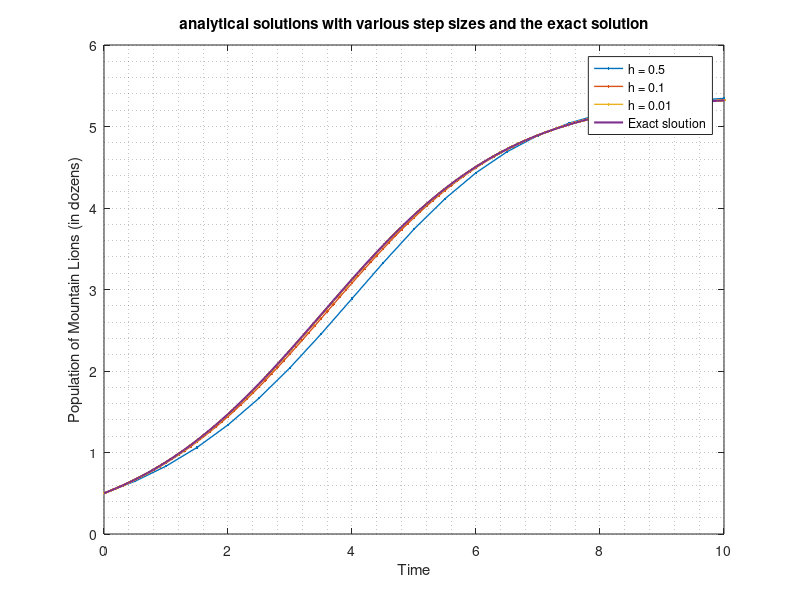
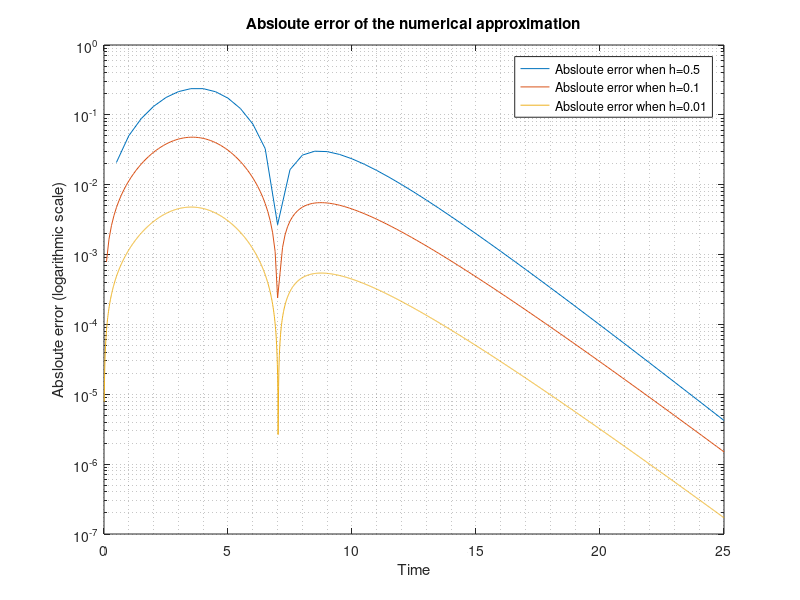
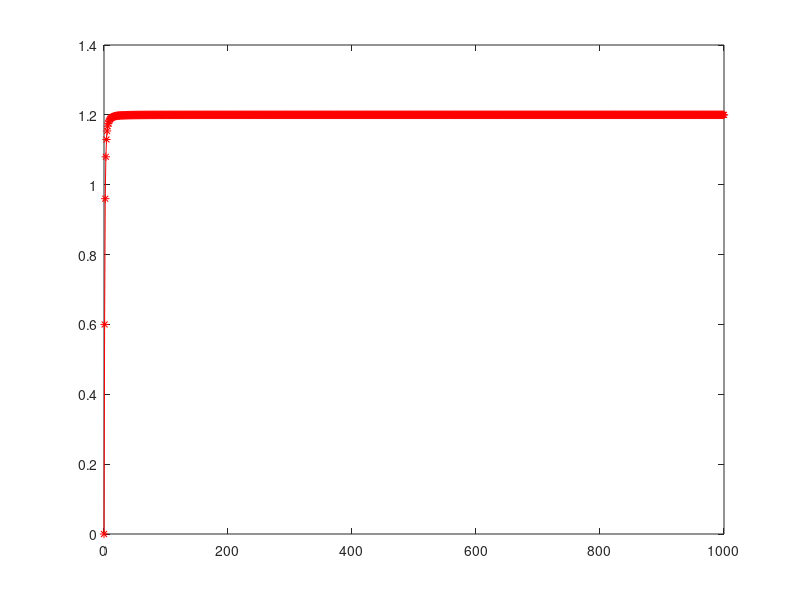

Recreate these plots in MATLAB, in order. (Note: this script raises an error after producing the figures.)

%% info

clear
clc
close all




%% question 1: using ODE45

%{

[ th1 results_h1 ] = ode45(@(time,states) Lions(time,states,L_Lions,r), tspan_1, Lions0 );

[ th2 results_h2 ] = ode45(@(time,states) Lions(time,states,L_Lions,r), tspan_2, Lions0 );

[ th3 results_h3 ] = ode45(@(time,states) Lions(time,states,L_Lions,r), tspan_3, Lions0 );
%}

%% use euler's

L_Lions = 5.4; % Carraying capacity
r = 0.65; % growth rate

Lions0 = 6;

h1 = 0.5;
h2 = 0.1;
h3 = 0.01;

% span of t
tspan_1 = [ 0:h1:25 ] ;
tspan_2 = [ 0:h2:25 ] ;
tspan_3 = [ 0:h3:25 ] ;


L_Lions = 5.4; % Carraying capacity
r = 0.65; % growth rate

Lions0 = 6/12;


% pre-define matrices:
eulers_h1 = zeros(1,length(tspan_1));
eulers_h2 = zeros(1,length(tspan_2));
eulers_h3 = zeros(1,length(tspan_3));

% define matrices
eulers_h1(1) = Lions0;
eulers_h2(1) = Lions0;
eulers_h3(1) = Lions0;

% derivative
Lions_derivative = @(x) r*(1 - ( x / L_Lions ) )* x ;

% euler h = 0.5;
for i = 1:length(tspan_1)
    
    eulers_h1(i+1) = eulers_h1(i) + h1*Lions_derivative(eulers_h1(i));
    
end

% euler h = 0.1
for i = 1:length(tspan_2)
    
    eulers_h2(i+1) = eulers_h2(i) + h2*Lions_derivative(eulers_h2(i));
    
end

% euler h = 0.01
for i = 1:length(tspan_3)
    
    eulers_h3(i+1) = eulers_h3(i) + h3*Lions_derivative(eulers_h3(i));
    
end


% question 1: analytical solution

% exact sloution


% exact sloution via separation of vars
Lions_exact = @(t) L_Lions ./ ( 1 + (( (L_Lions/Lions0) -1 )* exp((-r*t))) ) ;


figure(1)

plot(tspan_1,eulers_h1(1:end-1),'.-','LineWidth',1);
hold on
plot(tspan_2,eulers_h2(1:end-1),'.-','LineWidth',1);
hold on
plot(tspan_3,eulers_h3(1:end-1),'.-','LineWidth',1);
hold on
plot(tspan_2,Lions_exact(tspan_2),'LineWidth',1.5)
xlim([0 10])
legend('h = 0.5','h = 0.1','h = 0.01','Exact sloution')
grid minor
title('analytical solutions with various step sizes and the exact solution')
xlabel('Time')
ylabel('Population of Mountain Lions (in dozens)')
x = 0;

%% plot errors for question 3:

% estimate abslout error

AbsError_h1 = abs ( Lions_exact(tspan_1) - eulers_h1(1:end-1) ) ;
AbsError_h2 = abs ( Lions_exact(tspan_2) - eulers_h2(1:end-1) ) ;
AbsError_h3 = abs ( Lions_exact(tspan_3) - eulers_h3(1:end-1) ) ;


figure (2)
semilogy(tspan_1,AbsError_h1);
hold on
semilogy(tspan_2,AbsError_h2);
hold on
semilogy(tspan_3,AbsError_h3);
title('Absloute error of the numerical approximation')
xlabel('Time')
ylabel('Absloute error (logarithmic scale)')
legend('Absloute error when h=0.5','Absloute error when h=0.1','Absloute error when h=0.01');
grid minor

%xlim([-2 10]);

%% explore the beahvior of H(x)

p = 1.2;
q = 1;

H = @(x) (p*(x.^2))/(q + (x.^2)) ; % harvesting function
x_span = [0:1000]; % range for x.

% Evaluate the Harvesting function over the span

for i=1:length(x_span)
Harvest_values(i) = H(x_span(i)) ;
end

figure(3)
plot(x_span,Harvest_values,'r*-');
hold on
refline(0,1.2)
legend('Harvest results','H = 1.2','Location','SouthEast')
hold off

xlim([ 0 30])
ylim([0 1.3])
xlabel('Number of Mountain Lions')
ylabel('Harvesting results')
grid minor
title('Harvesting function behavior as')
%%

% question 6
L_Deers = 8.1;
r = 0.65;
p = 1.2;
q = 1;

Deers = @(time,x_Deer) 0.65*(1 - (x_Deer/8.1))*x_Deer - ((1.2*(x_Deer.^2))/(1+(x_Deer.^2))) ; 
a = [0:.2:15];
b = [-1:.2:5];

%s = dirfield(Deers,a,b)
figure(4)
dirfield(Deers,a,b,'Direction Field');

hold on

%%  use euler's for deers:

Deers = @(x_Deer) 0.65*(1 - (x_Deer/8.1))*x_Deer - ((1.2*(x_Deer.^2))/(1+(x_Deer.^2))) ; 

% euler h = 0.01
h_deer = 0.1 ; % step size of deers:
tspan_deer = [ 0:h_deer:75 ] ;


% initial condition of 24
eulers_deer_24(1) = 24/12;
eulers_deer_6(1) = 6/12;

for i = 1:length(tspan_deer)
    
    eulers_deer_24(i+1) = eulers_deer_24(i) + h_deer*Deers(eulers_deer_24(i));
    eulers_deer_6(i+1) = eulers_deer_6(i) + h_deer*Deers(eulers_deer_6(i));

end

hold on
plot(tspan_deer,eulers_deer_24(1:end-1))
hold on
plot(tspan_deer,eulers_deer_6(1:end-1))
hold off

a = 0;



%% question 2:

% assume predator on x axis, prey on y.

% predator = x1;
% prey = x2;

syms a b c d x1 x2

% nullclines:
x1_null_1 = a/b ; % x2 = a/b is null cline
x1_null_2 = 0 ; % when x1 = 0;

x2_null_1 = 0 ; % when x2 = 0 ;
x2_null_2 = c/d ; % x1 = c/d ;


% ODE 45:

    a = 1.5;
    b = 1.1;
    c = 2.5;
    d = 1.4;

    
    tspan = [ 0 20 ] ;
    x1_0 = 0.5;
    x2_0 = 1;
    
[ t results ] = ode45(@(time,states) PP(time,states,a,b,c,d), tspan, [x1_0 x2_0] );

